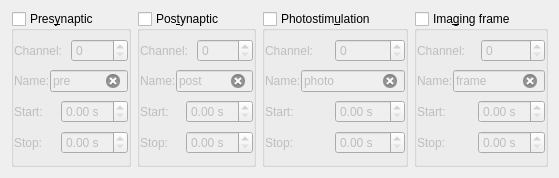
<?xml version="1.0" encoding="UTF-8"?>
<ui version="4.0">
 <class>TriggerDetectWidget</class>
 <widget class="QWidget" name="TriggerDetectWidget">
  <property name="geometry">
   <rect>
    <x>0</x>
    <y>0</y>
    <width>550</width>
    <height>178</height>
   </rect>
  </property>
  <property name="windowTitle">
   <string>TriggerDetectWidget</string>
  </property>
  <property name="toolTip">
   <string>Trigger Detection Widget</string>
  </property>
  <property name="statusTip">
   <string>Trigger Detection Widget</string>
  </property>
  <property name="whatsThis">
   <string>Trigger Detection Widget</string>
  </property>
  <layout class="QGridLayout" name="gridLayout">
   <item row="0" column="0">
    <layout class="QHBoxLayout" name="horizontalLayout">
     <item>
      <widget class="QGroupBox" name="presynGroupBox">
       <property name="toolTip">
        <string>Triggers for presynaptic simulation</string>
       </property>
       <property name="statusTip">
        <string>Triggers for presynaptic simulation</string>
       </property>
       <property name="whatsThis">
        <string>&lt;html&gt;&lt;head/&gt;&lt;body&gt;&lt;p&gt;Triggers for presynaptic simulation via simulation (extracellular) electrodes.&lt;/p&gt;&lt;/body&gt;&lt;/html&gt;</string>
       </property>
       <property name="title">
        <string>Pres&amp;ynaptic</string>
       </property>
       <property name="checkable">
        <bool>true</bool>
       </property>
       <property name="checked">
        <bool>false</bool>
       </property>
       <layout class="QVBoxLayout" name="verticalLayout_2">
        <property name="spacing">
         <number>0</number>
        </property>
        <property name="leftMargin">
         <number>0</number>
        </property>
        <property name="topMargin">
         <number>0</number>
        </property>
        <property name="rightMargin">
         <number>0</number>
        </property>
        <property name="bottomMargin">
         <number>0</number>
        </property>
        <item>
         <layout class="QHBoxLayout" name="horizontalLayout_4">
          <item>
           <widget class="QLabel" name="label_4">
            <property name="text">
             <string>Channel:</string>
            </property>
            <property name="buddy">
             <cstring>presynChannelSpinBox</cstring>
            </property>
           </widget>
          </item>
          <item>
           <widget class="QSpinBox" name="presynChannelSpinBox"/>
          </item>
         </layout>
        </item>
        <item>
         <layout class="QHBoxLayout" name="horizontalLayout_5">
          <item>
           <widget class="QLabel" name="label_8">
            <property name="text">
             <string>Name:</string>
            </property>
            <property name="buddy">
             <cstring>presynNameLineEdit</cstring>
            </property>
           </widget>
          </item>
          <item>
           <widget class="QLineEdit" name="presynNameLineEdit">
            <property name="text">
             <string>pre</string>
            </property>
            <property name="clearButtonEnabled">
             <bool>true</bool>
            </property>
           </widget>
          </item>
         </layout>
        </item>
        <item>
         <layout class="QHBoxLayout" name="horizontalLayout_6">
          <item>
           <widget class="QLabel" name="label_12">
            <property name="text">
             <string>Start:</string>
            </property>
            <property name="buddy">
             <cstring>presynStartDoubleSpinBox</cstring>
            </property>
           </widget>
          </item>
          <item>
           <widget class="QDoubleSpinBox" name="presynStartDoubleSpinBox">
            <property name="suffix">
             <string> s</string>
            </property>
           </widget>
          </item>
         </layout>
        </item>
        <item>
         <layout class="QHBoxLayout" name="horizontalLayout_7">
          <item>
           <widget class="QLabel" name="label_13">
            <property name="text">
             <string>Stop:</string>
            </property>
            <property name="buddy">
             <cstring>presynStopDoubleSpinBox</cstring>
            </property>
           </widget>
          </item>
          <item>
           <widget class="QDoubleSpinBox" name="presynStopDoubleSpinBox">
            <property name="suffix">
             <string> s</string>
            </property>
           </widget>
          </item>
         </layout>
        </item>
       </layout>
      </widget>
     </item>
     <item>
      <widget class="QGroupBox" name="postsynGroupBox">
       <property name="toolTip">
        <string>Triggers for postsynaptic stimulation</string>
       </property>
       <property name="statusTip">
        <string>Triggers for postsynaptic stimulation</string>
       </property>
       <property name="whatsThis">
        <string>&lt;html&gt;&lt;head/&gt;&lt;body&gt;&lt;p&gt;Triggers for postsynaptic stimulation (e.g. current injection via patch electrode, or antidromic stimulation with extracellular electrodes).&lt;/p&gt;&lt;/body&gt;&lt;/html&gt;</string>
       </property>
       <property name="title">
        <string>Pos&amp;tynaptic</string>
       </property>
       <property name="checkable">
        <bool>true</bool>
       </property>
       <property name="checked">
        <bool>false</bool>
       </property>
       <layout class="QVBoxLayout" name="verticalLayout_3">
        <property name="spacing">
         <number>0</number>
        </property>
        <property name="leftMargin">
         <number>0</number>
        </property>
        <property name="topMargin">
         <number>0</number>
        </property>
        <property name="rightMargin">
         <number>0</number>
        </property>
        <property name="bottomMargin">
         <number>0</number>
        </property>
        <item>
         <layout class="QHBoxLayout" name="horizontalLayout_8">
          <item>
           <widget class="QLabel" name="label_5">
            <property name="text">
             <string>Channel:</string>
            </property>
            <property name="buddy">
             <cstring>postsynChannelSpinBox</cstring>
            </property>
           </widget>
          </item>
          <item>
           <widget class="QSpinBox" name="postsynChannelSpinBox"/>
          </item>
         </layout>
        </item>
        <item>
         <layout class="QHBoxLayout" name="horizontalLayout_9">
          <item>
           <widget class="QLabel" name="label_9">
            <property name="text">
             <string>Name:</string>
            </property>
            <property name="buddy">
             <cstring>postsynNameLineEdit</cstring>
            </property>
           </widget>
          </item>
          <item>
           <widget class="QLineEdit" name="postsynNameLineEdit">
            <property name="text">
             <string>post</string>
            </property>
            <property name="clearButtonEnabled">
             <bool>true</bool>
            </property>
           </widget>
          </item>
         </layout>
        </item>
        <item>
         <layout class="QHBoxLayout" name="horizontalLayout_10">
          <item>
           <widget class="QLabel" name="label_14">
            <property name="text">
             <string>Start:</string>
            </property>
            <property name="buddy">
             <cstring>postsynStartDoubleSpinBox</cstring>
            </property>
           </widget>
          </item>
          <item>
           <widget class="QDoubleSpinBox" name="postsynStartDoubleSpinBox">
            <property name="suffix">
             <string> s</string>
            </property>
           </widget>
          </item>
         </layout>
        </item>
        <item>
         <layout class="QHBoxLayout" name="horizontalLayout_11">
          <item>
           <widget class="QLabel" name="label_15">
            <property name="text">
             <string>Stop:</string>
            </property>
            <property name="buddy">
             <cstring>postsynStopDoubleSpinBox</cstring>
            </property>
           </widget>
          </item>
          <item>
           <widget class="QDoubleSpinBox" name="postsynStopDoubleSpinBox">
            <property name="suffix">
             <string> s</string>
            </property>
           </widget>
          </item>
         </layout>
        </item>
       </layout>
      </widget>
     </item>
     <item>
      <widget class="QGroupBox" name="photoGroupBox">
       <property name="toolTip">
        <string>Trigger for light pulses</string>
       </property>
       <property name="statusTip">
        <string>Trigger for light pulses</string>
       </property>
       <property name="whatsThis">
        <string>&lt;html&gt;&lt;head/&gt;&lt;body&gt;&lt;p&gt;Trigger for light pulses (e.g. uncaging pulses, light-sensitive in channels, pohotoconversion of fluorescent proteins, etc.).&lt;/p&gt;&lt;/body&gt;&lt;/html&gt;</string>
       </property>
       <property name="title">
        <string>Photostim&amp;ulation</string>
       </property>
       <property name="checkable">
        <bool>true</bool>
       </property>
       <property name="checked">
        <bool>false</bool>
       </property>
       <layout class="QVBoxLayout" name="verticalLayout_4">
        <property name="spacing">
         <number>0</number>
        </property>
        <property name="leftMargin">
         <number>0</number>
        </property>
        <property name="topMargin">
         <number>0</number>
        </property>
        <property name="rightMargin">
         <number>0</number>
        </property>
        <property name="bottomMargin">
         <number>0</number>
        </property>
        <item>
         <layout class="QHBoxLayout" name="horizontalLayout_12">
          <item>
           <widget class="QLabel" name="label_6">
            <property name="text">
             <string>Channel:</string>
            </property>
            <property name="buddy">
             <cstring>photoChannelSpinBox</cstring>
            </property>
           </widget>
          </item>
          <item>
           <widget class="QSpinBox" name="photoChannelSpinBox"/>
          </item>
         </layout>
        </item>
        <item>
         <layout class="QHBoxLayout" name="horizontalLayout_13">
          <item>
           <widget class="QLabel" name="label_10">
            <property name="text">
             <string>Name:</string>
            </property>
            <property name="buddy">
             <cstring>photoNameLineEdit</cstring>
            </property>
           </widget>
          </item>
          <item>
           <widget class="QLineEdit" name="photoNameLineEdit">
            <property name="text">
             <string>photo</string>
            </property>
            <property name="clearButtonEnabled">
             <bool>true</bool>
            </property>
           </widget>
          </item>
         </layout>
        </item>
        <item>
         <layout class="QHBoxLayout" name="horizontalLayout_14">
          <item>
           <widget class="QLabel" name="label_16">
            <property name="text">
             <string>Start:</string>
            </property>
            <property name="buddy">
             <cstring>photoStartDoubleSpinBox</cstring>
            </property>
           </widget>
          </item>
          <item>
           <widget class="QDoubleSpinBox" name="photoStartDoubleSpinBox">
            <property name="suffix">
             <string> s</string>
            </property>
           </widget>
          </item>
         </layout>
        </item>
        <item>
         <layout class="QHBoxLayout" name="horizontalLayout_15">
          <item>
           <widget class="QLabel" name="label_17">
            <property name="text">
             <string>Stop:</string>
            </property>
            <property name="buddy">
             <cstring>photoStopDoubleSpinBox</cstring>
            </property>
           </widget>
          </item>
          <item>
           <widget class="QDoubleSpinBox" name="photoStopDoubleSpinBox">
            <property name="suffix">
             <string> s</string>
            </property>
           </widget>
          </item>
         </layout>
        </item>
       </layout>
      </widget>
     </item>
     <item>
      <widget class="QGroupBox" name="imagingGroupBox">
       <property name="toolTip">
        <string>Imaging frame trigger</string>
       </property>
       <property name="statusTip">
        <string>Imaging frame trigger</string>
       </property>
       <property name="whatsThis">
        <string>&lt;html&gt;&lt;head/&gt;&lt;body&gt;&lt;p&gt;Trigger that initiates one frame of laser scan imaging (not to be confused with a line imaging trigger, which synchronizes the initiation of a single scanning line).&lt;/p&gt;&lt;/body&gt;&lt;/html&gt;</string>
       </property>
       <property name="title">
        <string>Ima&amp;ging frame</string>
       </property>
       <property name="checkable">
        <bool>true</bool>
       </property>
       <property name="checked">
        <bool>false</bool>
       </property>
       <layout class="QVBoxLayout" name="verticalLayout_5">
        <property name="spacing">
         <number>0</number>
        </property>
        <property name="leftMargin">
         <number>0</number>
        </property>
        <property name="topMargin">
         <number>0</number>
        </property>
        <property name="rightMargin">
         <number>0</number>
        </property>
        <property name="bottomMargin">
         <number>0</number>
        </property>
        <item>
         <layout class="QHBoxLayout" name="horizontalLayout_16">
          <item>
           <widget class="QLabel" name="label_7">
            <property name="text">
             <string>Channel:</string>
            </property>
            <property name="buddy">
             <cstring>imagingChannelSpinBox</cstring>
            </property>
           </widget>
          </item>
          <item>
           <widget class="QSpinBox" name="imagingChannelSpinBox"/>
          </item>
         </layout>
        </item>
        <item>
         <layout class="QHBoxLayout" name="horizontalLayout_17">
          <item>
           <widget class="QLabel" name="label_11">
            <property name="text">
             <string>Name:</string>
            </property>
            <property name="buddy">
             <cstring>imagingNameLineEdit</cstring>
            </property>
           </widget>
          </item>
          <item>
           <widget class="QLineEdit" name="imagingNameLineEdit">
            <property name="text">
             <string>frame</string>
            </property>
            <property name="clearButtonEnabled">
             <bool>true</bool>
            </property>
           </widget>
          </item>
         </layout>
        </item>
        <item>
         <layout class="QHBoxLayout" name="horizontalLayout_18">
          <item>
           <widget class="QLabel" name="label_18">
            <property name="text">
             <string>Start:</string>
            </property>
            <property name="buddy">
             <cstring>imagingStartDoubleSpinBox</cstring>
            </property>
           </widget>
          </item>
          <item>
           <widget class="QDoubleSpinBox" name="imagingStartDoubleSpinBox">
            <property name="suffix">
             <string> s</string>
            </property>
           </widget>
          </item>
         </layout>
        </item>
        <item>
         <layout class="QHBoxLayout" name="horizontalLayout_19">
          <item>
           <widget class="QLabel" name="label_19">
            <property name="text">
             <string>Stop:</string>
            </property>
            <property name="buddy">
             <cstring>imagingStopDoubleSpinBox</cstring>
            </property>
           </widget>
          </item>
          <item>
           <widget class="QDoubleSpinBox" name="imagingStopDoubleSpinBox">
            <property name="suffix">
             <string> s</string>
            </property>
           </widget>
          </item>
         </layout>
        </item>
       </layout>
      </widget>
     </item>
    </layout>
   </item>
  </layout>
 </widget>
 <resources/>
 <connections/>
</ui>
